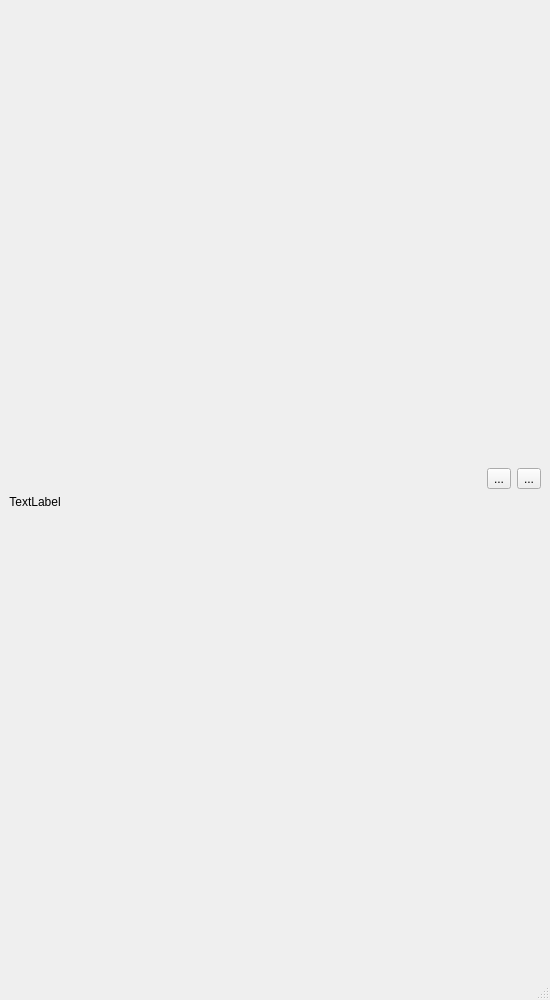
<?xml version="1.0" encoding="UTF-8"?>
<ui version="4.0">
 <class>MainWindow</class>
 <widget class="QMainWindow" name="MainWindow">
  <property name="geometry">
   <rect>
    <x>0</x>
    <y>0</y>
    <width>550</width>
    <height>1000</height>
   </rect>
  </property>
  <property name="sizePolicy">
   <sizepolicy hsizetype="Fixed" vsizetype="Fixed">
    <horstretch>0</horstretch>
    <verstretch>0</verstretch>
   </sizepolicy>
  </property>
  <property name="minimumSize">
   <size>
    <width>550</width>
    <height>1000</height>
   </size>
  </property>
  <property name="windowTitle">
   <string>MainWindow</string>
  </property>
  <widget class="QWidget" name="centralwidget">
   <layout class="QGridLayout" name="gridLayout_3">
    <item row="0" column="0">
     <layout class="QGridLayout" name="gridLayout">
      <item row="1" column="0" colspan="2">
       <widget class="QLabel" name="l_mainFilm">
        <property name="sizePolicy">
         <sizepolicy hsizetype="Fixed" vsizetype="Fixed">
          <horstretch>0</horstretch>
          <verstretch>0</verstretch>
         </sizepolicy>
        </property>
        <property name="text">
         <string>TextLabel</string>
        </property>
        <property name="scaledContents">
         <bool>false</bool>
        </property>
        <property name="alignment">
         <set>Qt::AlignCenter</set>
        </property>
       </widget>
      </item>
      <item row="2" column="0" colspan="2">
       <layout class="QGridLayout" name="gr_randomFilm"/>
      </item>
      <item row="0" column="1">
       <layout class="QHBoxLayout" name="horizontalLayout">
        <item>
         <widget class="QToolButton" name="toolButton_2">
          <property name="text">
           <string>...</string>
          </property>
         </widget>
        </item>
        <item>
         <widget class="QToolButton" name="toolButton">
          <property name="text">
           <string>...</string>
          </property>
         </widget>
        </item>
       </layout>
      </item>
     </layout>
    </item>
   </layout>
  </widget>
  <widget class="QMenuBar" name="menubar">
   <property name="geometry">
    <rect>
     <x>0</x>
     <y>0</y>
     <width>550</width>
     <height>16</height>
    </rect>
   </property>
  </widget>
  <widget class="QStatusBar" name="statusbar"/>
 </widget>
 <resources/>
 <connections/>
</ui>
